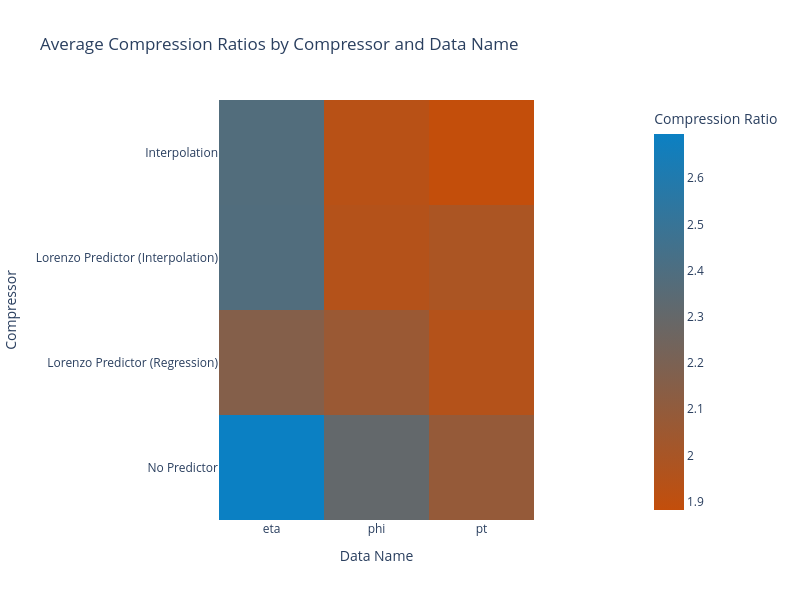

This figure's notebook cell:
### Code cell
# Heatmap of compression ratios
heatmap_df = good_sz3.pivot_table(
    index='algorithmName',
    columns='dataName',
    values='compressionRatio',
    aggfunc='mean'
).fillna(0)

heatmap_fig = px.imshow(
    heatmap_df,
    labels=dict(x="Data Name", y="Compressor", color="Compression Ratio"),
    x=heatmap_df.columns,
    y=heatmap_df.index,
    color_continuous_scale=blue_high,
    title="Average Compression Ratios by Compressor and Data Name"
)

heatmap_fig.update_layout(
    xaxis_title="Data Name",
    yaxis_title="Compressor",
    coloraxis_colorbar=dict(title="Compression Ratio"),
    width=800,
    height=600
)

### Figure 1 — Plotly figure (JSON) as saved in the notebook; plotly's stock layout.template omitted (floating-point values rounded to 4 significant figures)
{"data": [{"coloraxis": "coloraxis", "hovertemplate": "Data Name: %{x}<br>Compressor: %{y}<br>Compression Ratio: %{z}<extra></extra>", "name": "0", "type": "heatmap", "x": ["eta", "phi", "pt"], "xaxis": "x", "y": ["Interpolation", "Lorenzo Predictor (Interpolation)", "Lorenzo Predictor (Regression)", "No Predictor"], "yaxis": "y", "z": [[2.381, 1.93, 1.882], [2.385, 1.95, 1.989], [2.161, 2.064, 1.947], [2.696, 2.305, 2.085]]}], "layout": {"coloraxis": {"colorbar": {"title": {"text": "Compression Ratio"}}, "colorscale": [[0, "#c34e0b"], [1, "#0b80c3"]]}, "height": 600, "title": {"text": "Average Compression Ratios by Compressor and Data Name"}, "width": 800, "xaxis": {"anchor": "y", "constrain": "domain", "domain": [0, 1], "scaleanchor": "y", "title": {"text": "Data Name"}}, "yaxis": {"anchor": "x", "autorange": "reversed", "constrain": "domain", "domain": [0, 1], "title": {"text": "Compressor"}}}}
